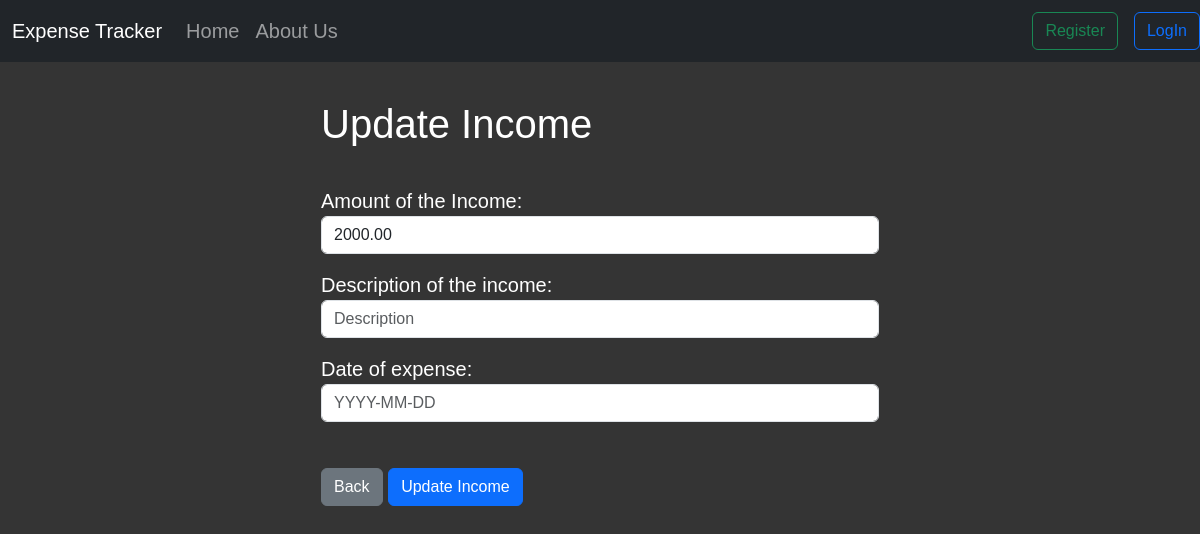
/update_income/4, run on an earlier commit of the app's database.
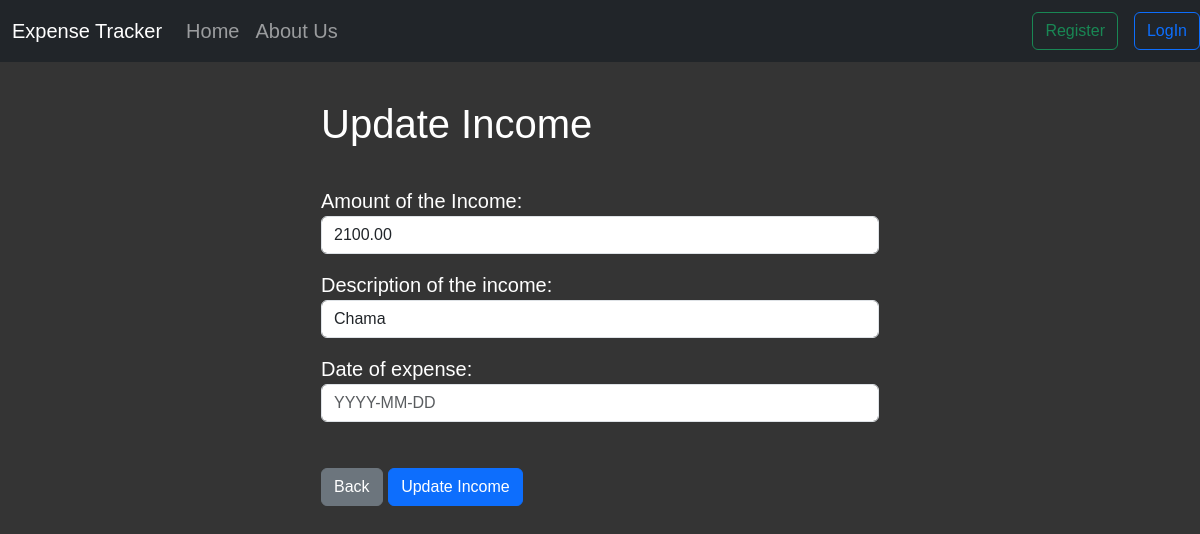
And on a later commit of the database.
### website/models.py (models this page shows, shortened)
class Expense(models.Model):
    id = models.AutoField(primary_key=True)
    created_at = models.DateTimeField(auto_now_add=True)
    user = models.ForeignKey(User, on_delete=models.CASCADE)
    amount = models.DecimalField(max_digits=10, decimal_places=2)
    category = models.CharField(max_length=200)
    date = models.DateField()
    description = models.CharField(max_length=200)

### website/views.py (the view)
# urls.py: path('update_income/<int:pk>',
def update_income(request, pk):
    current_income = Expense.objects.get(id=pk)
    if request.method == 'POST':
        form = IncomeForm(request.POST, instance=current_income)
        if form.is_valid():
            form.save()
            messages.success(
                request, "You have successfully updated the expense!")
            return redirect('userProfile')
    else:
        form = IncomeForm(instance=current_income)
    return render(request, 'update_income.html', {'form': form})

### website/forms.py
class IncomeForm(forms.ModelForm):
    amount = forms.CharField(required=True, widget=forms.widgets.TextInput(
        attrs={"placeholder": "Amount", "class": "form-control"}), label=" Amount of the Income")
    description = forms.CharField(required=True, widget=forms.widgets.TextInput(
        attrs={"placeholder": "Description", "class": "form-control"}), label="Description of the income")
    date = forms.DateField(required=True, widget=forms.widgets.TextInput(
        attrs={"placeholder": "YYYY-MM-DD", "class": "form-control datepicker"}), label="Date of expense")
    class Meta:
        model = Income
        fields = ('amount', 'description')

### website/templates/update_income.html (shortened to what this page needs)
{% extends 'base.html' %} {% block content %}
<!DOCTYPE html>
<html lang="en">
  <head>
  </head>
  <body>
    <div class="col-md-6 offset-md-3">
      <h1>Update Income</h1>
      <br />
      <form method="POST">
        {% csrf_token %} {{ form.as_p }}
        <br />
        <a href="{% url 'userProfile' %}" class="btn btn-secondary">Back</a>
        <button type="submit" class="btn btn-primary">Update Income</button>
      </form>
    </div>
  </body>
</html>
{% endblock %}

What changed in the data, as far as the page shows it:
changed Expense: amount "2000.00" → "2100.00"; description (not shown) → "Chama"
